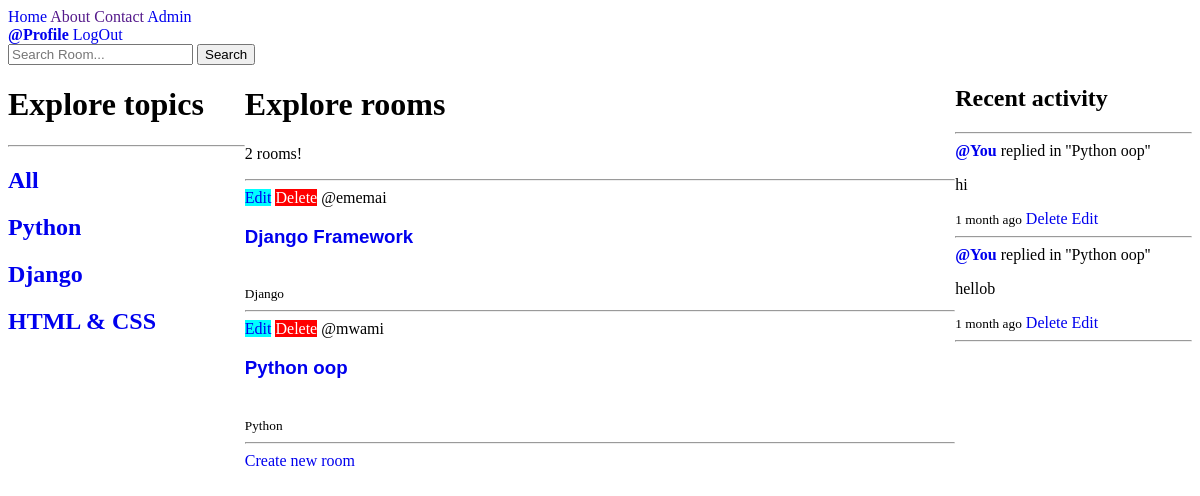
The app's page /?q=Python (signed in) with its own data.
### base/models.py (models this page shows, shortened)
class Topic(models.Model):
    name = models.CharField(max_length=1000)

class Room(models.Model):
    name = models.CharField(max_length=1000)
    host = models.ForeignKey(User, on_delete=models.SET_NULL, null=True)
    topic = models.ForeignKey(Topic, on_delete=models.SET_NULL, null=True)
    description = models.TextField(max_length=1000)
    members = models.ManyToManyField(User, related_name = 'members')
    created_at = models.DateTimeField(auto_now_add=True)
    updated_at = models.DateTimeField(auto_now=True)
    class Meta:
        ordering = ['-created_at']
    def __str__(self):
        return self.name

class Message(models.Model):
    user = models.ForeignKey(User, on_delete=models.SET_NULL, null=True)
    room = models.ForeignKey(Room, on_delete=models.CASCADE, null=True)
    content = models.TextField()
    created_at = models.DateTimeField(auto_now_add=True)
    updated_at = models.DateTimeField(auto_now=True)
    class Meta:
        ordering = ['-created_at']

### base/views.py (the view)
# urls.py: path("", views.home, name='home'),
@login_required(login_url='login')
def home(request):
    q = request.GET.get('q') if request.GET.get('q') != None else ''
    topics = Topic.objects.all()
    rooms = Room.objects.filter(
        Q(name__icontains=q) |
        Q(description__icontains=q) |
        Q(topic__name__icontains=q) |
        Q(host__username__icontains=q)
    )
    room_messages = Message.objects.filter(Q(room__topic__name__icontains=q))
    rooms_count = rooms.count()
    context = {
        'rooms' : rooms, 'topics':topics,
        'rooms_count':rooms_count,
        'room_messages': room_messages
    }
    return render(request, 'base/home.html', context)

### base/templates/base/home.html (shortened to what this page needs)
{% extends 'base.html' %}
{% block title %} <title>Home</title>{% endblock title %} {% block content %}
<main>
    <div>{% include 'base/topics_component.html' %}</div>
    <div class="rooms">
        <h1>Explore rooms</h1>
        <p>{{rooms_count}} rooms!</p>
        <hr />
        {% for room in rooms %}
        <div class="room">
            {% if user == room.host or user.is_superuser %}
            <a id="edit" href="{% url 'update-room' room.id %}">Edit</a>
            <a id="delete" href="{% url 'delete-room' room.id %}">Delete</a>
            {% endif %}
            <span>@{{room.host.username}}</span><br />
            <a href="{% url 'room-detail' room.id %}">
                <h3 id="room-name">{{room.name}}</h3>
            </a><br />
            <small>{{room.topic.name}}</small>
            <hr />
        </div>
        {% endfor %}
        <a href="{% url 'create-room' %}">Create new room</a>
    </div>
    <div>{% include 'base/activity_component.html' %}</div>
</main>
{% endblock %}

### base/templates/base/topics_component.html
<div class="topics">
    <h1>Explore topics</h1>
    <hr>
    <a href="/">
        <h2>All</h2>
    </a>
    {% for topic in topics %}
    <div class="topic">
        <a href="{% url 'home' %}?q={{topic.name}}">
            <h2>{{topic.name}}</h2>
        </a>
    </div>
    {% endfor %}
</div>

### base/templates/base/activity_component.html
<h2>Recent activity</h2><hr>
        {% for message in room_messages %}
            <div>
                {% if request.user == message.user %}
                <strong><a href="{% url 'user-profile' message.user.id %}">@You</a> </strong>
                {% else %}
                <strong><a href="{% url 'user-profile' message.user.id %}">@{{message.user}}</a></strong>
                {% endif %}
                <span>replied in ''{{message.room}}''</span>
                <p>{{message.content}}</p>
                <small>{{message.created_at|timesince}} ago</small>
                {% if request.user == message.user or request.user.is_superuser %}
                <a href="{% url 'delete-message' message.id %}">Delete</a>
                <a href="{% url 'edit-message' message.id %}">Edit</a>
                {% endif %}
                <hr>
            </div>
            {% endfor %}

### templates/base.html (style rules this page uses)
main { display: flex; flex-direction: row; }
a { text-decoration: none; }
#edit { background-color: rgb(0, 255, 255); border: 3em; }
#delete { background-color: rgb(255, 0, 0); color: rgb(255, 255, 255); border: 3em; }

### base/templates/base/home.html (style rules this page uses)
#room-name { font-family: sans-serif; }
main { display: grid; grid-template-columns: 1fr 3fr 1fr; }
a { text-decoration: none; }
#edit { background-color: rgb(0, 255, 255); border: 3em; }
#delete { background-color: rgb(255, 0, 0); color: rgb(255, 255, 255); border: 3em; }

### records on screen
Topic: name "Python"
Topic: name "Django"
Topic: name "HTML & CSS"
Room: shows "Edit", host.username "ememai", name "Django Framework", topic.name "Django"
Room: shows "Edit", host.username "mwami", name "Python oop", topic.name "Python"
Message: shows "@You", room "Python oop", content "hi", created_at "1 month", shows "Delete"
Message: shows "@You", room "Python oop", content "hellob", created_at "1 month", shows "Delete"

### other values on screen
{{ rooms_count }} "2"
